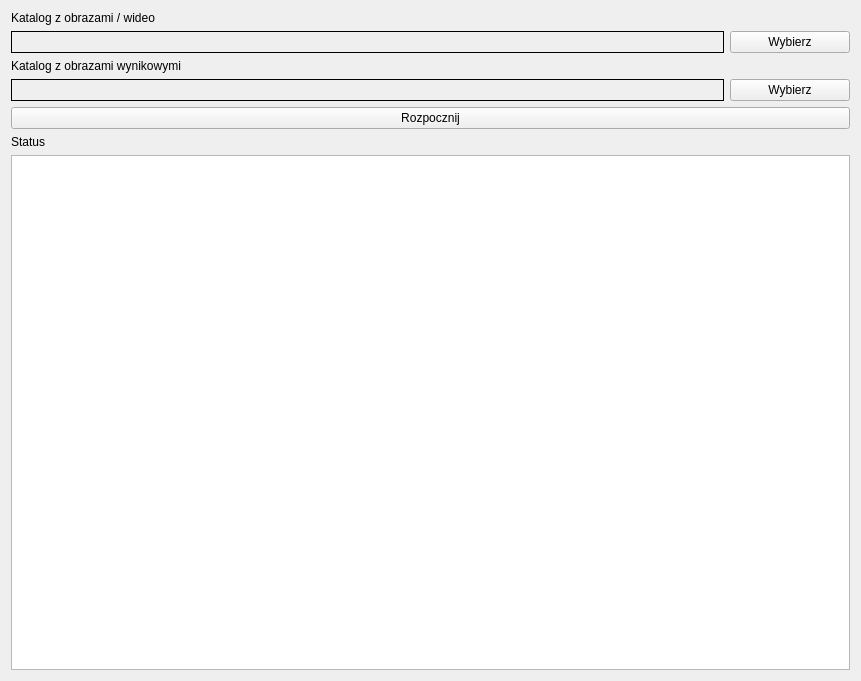
<?xml version="1.0" encoding="UTF-8"?>
<ui version="4.0">
 <class>WidgetDisparity</class>
 <widget class="QWidget" name="WidgetDisparity">
  <property name="geometry">
   <rect>
    <x>0</x>
    <y>0</y>
    <width>861</width>
    <height>681</height>
   </rect>
  </property>
  <property name="minimumSize">
   <size>
    <width>861</width>
    <height>681</height>
   </size>
  </property>
  <property name="windowTitle">
   <string>Form</string>
  </property>
  <layout class="QVBoxLayout" name="verticalLayout">
   <item>
    <layout class="QGridLayout" name="gridLayout_2">
     <item row="1" column="1">
      <widget class="QPushButton" name="pushButtonSource">
       <property name="maximumSize">
        <size>
         <width>120</width>
         <height>25</height>
        </size>
       </property>
       <property name="text">
        <string>Wybierz</string>
       </property>
      </widget>
     </item>
     <item row="3" column="1">
      <widget class="QPushButton" name="pushButtonResults">
       <property name="text">
        <string>Wybierz</string>
       </property>
      </widget>
     </item>
     <item row="0" column="0">
      <widget class="QLabel" name="label_2">
       <property name="sizePolicy">
        <sizepolicy hsizetype="Preferred" vsizetype="Fixed">
         <horstretch>0</horstretch>
         <verstretch>0</verstretch>
        </sizepolicy>
       </property>
       <property name="maximumSize">
        <size>
         <width>16777215</width>
         <height>25</height>
        </size>
       </property>
       <property name="text">
        <string>Katalog z obrazami / wideo</string>
       </property>
      </widget>
     </item>
     <item row="1" column="0">
      <widget class="QLabel" name="labelSourcesDir">
       <property name="sizePolicy">
        <sizepolicy hsizetype="Preferred" vsizetype="Fixed">
         <horstretch>0</horstretch>
         <verstretch>0</verstretch>
        </sizepolicy>
       </property>
       <property name="maximumSize">
        <size>
         <width>16777215</width>
         <height>25</height>
        </size>
       </property>
       <property name="frameShape">
        <enum>QFrame::Box</enum>
       </property>
       <property name="text">
        <string/>
       </property>
      </widget>
     </item>
     <item row="2" column="0">
      <widget class="QLabel" name="label_3">
       <property name="sizePolicy">
        <sizepolicy hsizetype="Preferred" vsizetype="Fixed">
         <horstretch>0</horstretch>
         <verstretch>0</verstretch>
        </sizepolicy>
       </property>
       <property name="maximumSize">
        <size>
         <width>16777215</width>
         <height>25</height>
        </size>
       </property>
       <property name="text">
        <string>Katalog z obrazami wynikowymi</string>
       </property>
      </widget>
     </item>
     <item row="3" column="0">
      <widget class="QLabel" name="labelResultsDir">
       <property name="sizePolicy">
        <sizepolicy hsizetype="Preferred" vsizetype="Fixed">
         <horstretch>0</horstretch>
         <verstretch>0</verstretch>
        </sizepolicy>
       </property>
       <property name="maximumSize">
        <size>
         <width>16777215</width>
         <height>25</height>
        </size>
       </property>
       <property name="frameShape">
        <enum>QFrame::Box</enum>
       </property>
       <property name="text">
        <string/>
       </property>
      </widget>
     </item>
    </layout>
   </item>
   <item>
    <widget class="QPushButton" name="pushButtonStart">
     <property name="text">
      <string>Rozpocznij</string>
     </property>
    </widget>
   </item>
   <item>
    <widget class="QLabel" name="label_5">
     <property name="maximumSize">
      <size>
       <width>16777215</width>
       <height>25</height>
      </size>
     </property>
     <property name="text">
      <string>Status</string>
     </property>
    </widget>
   </item>
   <item>
    <widget class="QTextBrowser" name="textBrowserStatus"/>
   </item>
  </layout>
 </widget>
 <resources/>
 <connections/>
</ui>
